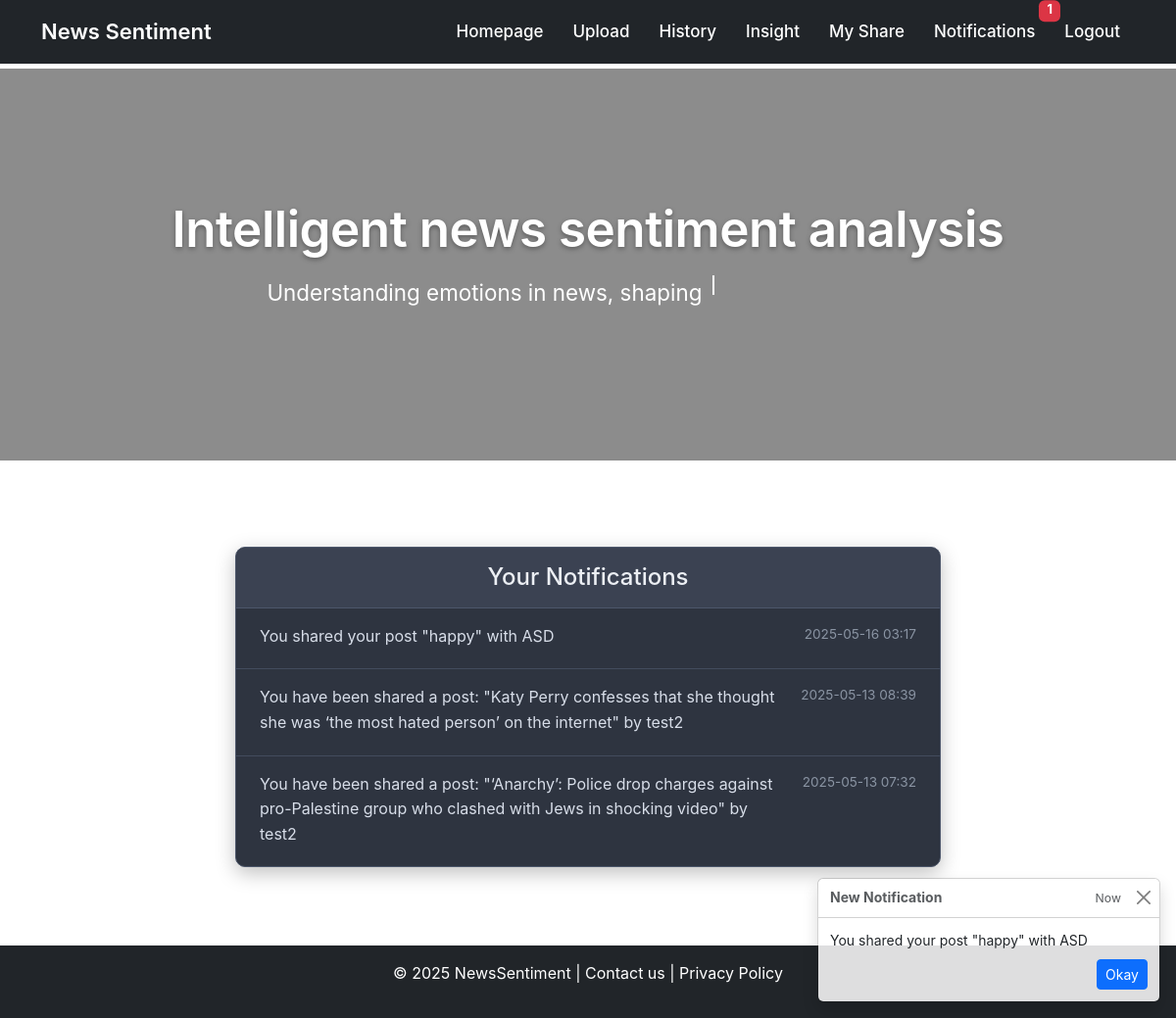
The page /notifications/notifications (signed in) on the database its author committed.
### app/models.py (models this page shows, shortened)
class Notification(db.Model):
    id = db.Column(db.Integer, primary_key=True)
    user_id = db.Column(db.Integer, db.ForeignKey('user.id'), index=True)
    message = db.Column(db.String(256))
    timestamp = db.Column(db.DateTime, default=datetime.utcnow)
    is_read = db.Column(db.Boolean, default=False)
    user = db.relationship('User', backref='notifications')

### app/routes/notification_routes.py (the view)
@notify_bp.route("/notifications")
@login_required
def notifications():
    notifications = Notification.query.filter_by(user_id=current_user.id).order_by(Notification.timestamp.desc()).all()
    return render_template("notifications.html", notifications=notifications)

### app/models.py (called while the page is built)
@login.user_loader
def load_user(id):
    return db.session.get(User, int(id))

### app/templates/notifications.html (shortened to what this page needs)
{% extends "base.html" %}
{% block content %}
<div class="container mt-5 mb-5">
    <div class="row justify-content-center">
        <div class="col-md-10 col-lg-8">
            <div class="card notifications-card">
                <div class="card-header notifications-card-header text-center">
                    <h2 class="mb-0">Your Notifications</h2>
                </div>
                <div class="card-body p-0">
                    {% if notifications %}
                        <ul class="list-group list-group-flush">
                            {% for notif in notifications %}
                            <li class="list-group-item notification-item {% if not notif.is_read %}notification-item-unread{% endif %}">
                                <div class="d-flex w-100 justify-content-between">
                                    <p class="mb-1 notification-message">{{ notif.message }}</p>
                                    <small class="notification-timestamp">{{ notif.timestamp.strftime('%Y-%m-%d %H:%M') }}</small>
                                </div>
                            </li>
                            {% endfor %}
                        </ul>
                    {% else %}
                        <div class="text-center p-4 no-notifications-message">
                            <p class="mb-0">You have no new notifications.</p>
                        </div>
                    {% endif %}
                </div>
            </div>
        </div>
    </div>
</div>
{% endblock %}

### app/templates/base.html (shortened to what this page needs)
<!doctype html>
<html lang="en" class="h-100">
<head>
    <link href="https://cdn.jsdelivr.net/npm/bootstrap@5.3.2/dist/css/bootstrap.min.css" rel="stylesheet">
    <link rel="stylesheet" href="{{ url_for('static', filename='css/homepage.css') }}">
<body>
    <nav class="navbar navbar-expand-lg navbar-dark bg-dark fixed-top">
        <div class="container">
            <a class="navbar-brand text-white" href="{{ url_for('main.index') }}">News Sentiment</a>
            <div class="collapse navbar-collapse" id="navbarNav">
                <ul class="navbar-nav ms-auto">
                    <li class="nav-item">
                        <a class="nav-link text-white" href="{{ url_for('main.index') }}">Homepage</a>
                    </li>
                    {% if current_user.is_authenticated %}
                    <li class="nav-item">
                        <a class="nav-link text-white" href="{{ url_for('upload.upload') }}">Upload</a>
                    </li>
                    <li class="nav-item">
                        <a class="nav-link text-white" href="{{ url_for('history.history') }}">History</a>
                    </li>
                    <li class="nav-item">
                        <a class="nav-link text-white"
                            href="{{ url_for('user.user_profile', username=current_user.username) }}">Insight</a>
                    </li>
                    <li class="nav-item">
                        <a class="nav-link text-white" href="{{ url_for('share.share') }}">My Share</a>
                    </li>
                    <li class="nav-item position-relative">
                        <a class="nav-link text-white" href="{{ url_for('notify.notifications') }}">
                            Notifications
                            {% set unread_count = current_user.notifications|selectattr('is_read', 'equalto',
                            False)|list|length %}
                            {% if unread_count > 0 %}
                            <span class="badge bg-danger position-absolute top-0 start-100 translate-middle">
                                {{ unread_count }}
                            </span>
                            {% endif %}
                        </a>
                    </li>
                    <li class="nav-item">
                        <a class="nav-link text-white" href="{{ url_for('auth.logout') }}">Logout</a>
                    </li>
                    {% endif %}
                </ul>
            </div>
        </div>
    </nav>
    <section class="hero-section">
        <div class="hero-overlay">
            <div class="hero-content">
                <h1>Intelligent news sentiment analysis</h1>
                <p id="typing-text" class="mt-3 text-white" style="min-height: 40px;">
                    <span id="cursor">&nbsp;</span>
                </p>
            </div>
        </div>
    </section>
    <div class="container mt-4">
        {% block content %}{% endblock %}
    </div>
    {% block footer %}
    <footer class="bg-dark text-white text-center p-3">
        <p>© 2025 NewsSentiment | Contact us | Privacy Policy</p>
    </footer>
    {% endblock %}
    {% if current_user.is_authenticated %}
    {% set unread_message = current_user.notifications|selectattr('is_read', 'equalto',
    False)|map(attribute='message')|list|first %}
    {% if unread_message %}
    <div aria-live="polite" aria-atomic="true" class="position-fixed bottom-0 end-0 p-3" style="z-index: 1080;">
        <div id="notificationToast" class="toast" role="alert" aria-live="assertive" aria-atomic="true">
            <div class="toast-header">
                <strong class="me-auto">New Notification</strong>
                <small>Now</small>
                <button type="button" class="btn-close" data-bs-dismiss="toast" aria-label="Close"></button>
            </div>
            <div class="toast-body">
                {{ unread_message }}
                <div class="mt-2 text-end">
                    <a href="{{ url_for('notify.mark_notification_read_and_redirect', next=request.full_path) }}"
                        class="btn btn-sm btn-primary">Okay</a>
                </div>
            </div>
        </div>
    </div>
    {% endif %}
    {% endif %}
</body>
</html>

### app/static/css/homepage.css (style rules this page uses)
body { font-family: -apple-system, BlinkMacSystemFont, 'Segoe UI', Roboto, Helvetica, Arial, sans-serif, 'Apple Color Emoji', 'Segoe UI Emoji', 'Segoe UI Symbol'; margin: 0; -webkit-font-smoothing: antialiased; -moz-osx-font-smoothing: grayscale; line-height: 1.6; background-image: url('../images/background.jpg'); background-attachment: fixed; background-size: cover; background-position: center center; background-repeat: no-repeat; padding-top: 70px; min-height: 100vh; display: flex; flex-direction: column; }
a { color: #007aff; text-decoration: none; transition: color 0.25s ease; }
.navbar.fixed-top { padding: 10px 25px; font-family: -apple-system, BlinkMacSystemFont, 'Segoe UI', Roboto, Helvetica, Arial, sans-serif; backdrop-filter: blur(8px); -webkit-backdrop-filter: blur(8px); }
.navbar.fixed-top .navbar-brand { font-size: 22px; font-weight: 600; transition: color 0.3s ease, transform 0.3s ease; }
.navbar.fixed-top .nav-item .nav-link { font-size: 17px; font-weight: 500; position: relative; padding: 8px 15px; transition: color 0.25s ease, background-color 0.25s ease; border-radius: 6px; }
.hero-section { width: 100%; height: 50vh; display: flex; align-items: center; justify-content: center; position: relative; overflow: hidden; color: white; }
.hero-overlay { position: absolute; top: 0; left: 0; width: 100%; height: 100%; background: rgba(0, 0, 0, 0.45); display: flex; align-items: center; justify-content: center; }
.hero-content { text-align: center; padding: 20px; opacity: 0; transform: translateY(20px); animation: fadeInSlideUp 1s 0.3s ease-out forwards; }
.hero-content h1 { font-size: 3.2em; font-weight: 600; letter-spacing: -0.5px; text-shadow: 0 2px 5px rgba(0,0,0,0.35); }
.hero-content p { font-size: 1.4em; margin-top: 20px; font-weight: 400; max-width: 650px; line-height: 1.65; }
#cursor { display: inline-block; width: 2px; height: 0.9em; background-color: white; animation: blink 1s steps(1, end) infinite; margin-left: 4px; vertical-align: baseline; }
.badge.bg-danger { color: #ffffff; }
.notifications-card { background-color: #2E3440; border: 1px solid #4C566A; border-radius: 10px; box-shadow: 0 6px 20px rgba(0, 0, 0, 0.25); color: #D8DEE9; margin-bottom: 2rem; }
.notifications-card .notifications-card-header { background-color: #3B4252; color: #ECEFF4; padding: 1rem 1.5rem; border-bottom: 1px solid #4C566A; border-top-left-radius: calc(10px - 1px); border-top-right-radius: calc(10px - 1px); }
.notifications-card .notifications-card-header h2 { font-size: 1.5rem; font-weight: 500; }
.notifications-card .list-group-flush .list-group-item { background-color: transparent; border-color: #434C5E; padding: 1rem 1.5rem; }
.notifications-card .list-group-flush:last-child .list-group-item:last-child { border-bottom: 0; }
.notification-item .notification-message { color: #D8DEE9; flex-grow: 1; padding-right: 1rem; }
.notification-item .notification-timestamp { color: #8A94A3; font-size: 0.85em; white-space: nowrap; }
.notification-item.notification-item-unread { background-color: rgba(76, 86, 106, 0.3); }

### rows shown on the page
Notification: message "You shared your post \"happy\" with ASD", timestamp "2025-05-16 03:17"
Notification: message "You have been shared a post: \"Katy Perry confesses that she thought she was ‘the most hated person’ on the internet\" by test2", timestamp "2025-05-13 08:39"
Notification: message "You have been shared a post: \"‘Anarchy’: Police drop charges against pro-Palestine group who clashed with Jews in shocking video\" by test2", timestamp "2025-05-13 07:32"

### other values the page prints
{{ unread_count }} "1"
